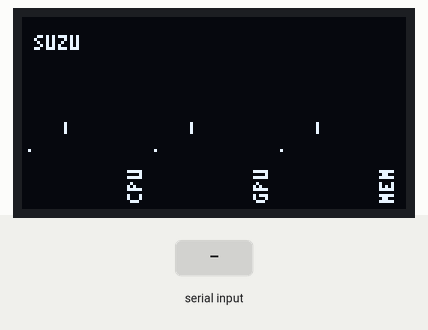
Bench run of a program on a simulated ESP8266 board running MicroPython. On the bench: 128×64 one-colour display. The test bench sets the inputs (shaded band). Files that are not in the repository are absent; what the program prints to the serial console is not drawn.

Above: at 1.3 s.
1.4 s: "*" typed at the serial console, then Enter
2.9 s: "I" typed at the serial console, then Enter
4.4 s: "K" typed at the serial console, then Enter
Timing chart, 0 to 7.4 s (numbered marks = the images above; inputs shaded):
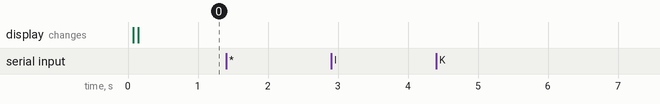

The program:

main.py
```python
# suzu — portrait numerals faceplate (esp8266-oled-v2, suzu/1).
# Portrait composition, 64 wide (u) x 128 tall (v); pixel(u,v)->oled(v,63-u).
# Right edge: the yellow name band. Left: CPU/GPU/MEM big numerals,
# 1-px pulse dividers lit by the audio.level lane. Frames (newline-term):
#   I -> OK,{descriptor}*hh | K -> OK | G,report,<cpu>,<mem>,<gpu> (255=dash)
#   A,audio.level,<v> | J,{"name":...} | S,<name> | X | R,... -> ring blink.
# `*hh` checksums verified; 10 s without frames -> the face rests (dim).
# Full contract: README.md. Keep this file SMALL — the ESP8266 compiles
# it into an 80 KB heap; the ancestor face fit at ~11 KB source.

import gc, sys, time, select
from machine import Timer, UART

W, H = 64, 128            # portrait: u 0..63 across, v 0..127 down
BAND_U = 48               # the yellow band starts here (16 px wide)
AREA_H = 42               # 3 areas x 42 + 2 dividers = 128
NUM_H = 34                # numeral zone inside an area
REST_MS = 10000           # frames since last_rx before the face idles
BOOT_IDLE_MS = 3000       # no host at boot -> fireflies instead of dashes
I2C_SCL, I2C_SDA = 12, 14 # the class's OLED wiring (D6/D5), 400 kHz

u = UART(0, 115200)
oled = None
tick = None
last_rx = None
boot_ms = None
idle = False
ff = ()                   # the fireflies: [u0, phase, speed, v] each
name = "suzu"
values = {"cpu": 255, "mem": 255, "gpu": 255}
pulse_target = 0
pulse_lit = 0

# ── numerals: digits_bebas.bin — raw glyph rows (2 B each, MSB =
# leftmost), one width byte per glyph, 11 glyphs in DIG_CHARS order.
# Read one glyph at a time at draw: the file costs ZERO import RAM,
# which the ESP8266's 80 KB heap cannot spare (a .py font module
# OOMs the display driver). Missing file -> the face degrades to
# dashes, not a crash. ──
DIG_CHARS = "0123456789-"
DIG_H = 24
DIG_STRIDE = 1 + DIG_H * 2
DIG_FILE = "/digits_bebas.bin"
NUM_H = DIG_H

# ── microglyphs: 3x5, upright (rows -> +v, cols -> +u). Packed as a
# 36-char key strip + 2 bytes (15 bits) per glyph — ~150 RAM bytes
# where a dict of tuples costs ~3 KB this board doesn't have. ──
GLYPH_KEYS = "ABCDEFGHIKLMNOPRSTUVWXYZ0123456789- "
GLYPH_BITS = b"+\xedk\xae9#kny\xa7y\xa49k[\xedt\x97[\xadI'_\xedkm+jk\xa4k\xad8\x8et\x92[o[j[\xfdZ\xadZ\x92r\xa7{o,\x97R\xa7r\xcf[\xc9\x7f\x8e?kr\x92{\xefk\xce\x01\xc0\x00\x00"

# the poc's sine table (x100) — the idle fireflies bob on it
SIN = (0, 38, 70, 92, 100, 92, 70, 38, 0, -38, -70, -92, -100, -92, -70, -38)

# portrait mapping: visual (u,v) -> native (x=v, y=63-u)

def px(u, v, on=1):
    oled.pixel(v, 63 - u, on)

def rect(u, v, w, h, on=1):
    """w runs along u, h along v."""
    oled.fill_rect(v, 63 - u - w + 1, h, w, on)

def r(msg, checksum=False):
    if checksum:
        x = 0
        for c in msg:
            x ^= ord(c)
        msg += "*%02x" % x
    u.write(msg + "\n")
    time.sleep_ms(2)

def descriptor():
    import ujson
    from machine import unique_id
    import ubinascii
    d = {}
    try:
        with open("/suzu.json") as f:
            d = ujson.loads(f.read())
    except (OSError, ValueError):
        pass
    d["proto"] = "suzu/1"
    d["version"] = "1.0.0"
    d["faceplate"] = "portrait-numerals"
    d["coverage"] = {
        "grounds": ["report"],
        "slots": {"report": ["cpu", "mem", "gpu"]},
        "extras": ["audio.level"],
    }
    try:
        d["hardware_id"] = "esp8266-" + ubinascii.hexlify(unique_id()).decode()
    except Exception:
        pass
    return ujson.dumps(d)

# ── composition ──

def glyph(u, v, ch, on=1):
    i = GLYPH_KEYS.find(ch)
    if i < 0:
        return
    bits = (GLYPH_BITS[i * 2] << 8) | GLYPH_BITS[i * 2 + 1]
    for row in range(5):
        for col in range(3):
            if bits & (1 << (14 - row * 3 - col)):
                px(u + col, v + row, on)

def band_glyph(u, v, ch, on=1):
    """A microglyph rotated 90° clockwise — the spine convention.
    The letter's 5-row height spans the band across (u 0..4), its
    3-column width runs down it (v 0..2); the top of each letter
    faces the band's outer edge."""
    i = GLYPH_KEYS.find(ch)
    if i < 0:
        return
    bits = (GLYPH_BITS[i * 2] << 8) | GLYPH_BITS[i * 2 + 1]
    for row in range(5):
        for col in range(3):
            if bits & (1 << (14 - row * 3 - col)):
                px(u + (4 - row), v + col, on)

def draw_band():
    """The yellow strip, kept dark: the name as glowing spine text,
    reading top -> bottom. Lit letters outread black cutouts at 1 px."""
    x = BAND_U + 5                    # rotated glyphs are 5 across
    for i, ch in enumerate(name.upper()[:30]):   # 4 + 29*4 <= 127
        band_glyph(x, 4 + i * 4, ch, 1)

def draw_divider(v):
    """1-px divider; the lit run hangs off the name band, growing left."""
    rect(0, v, BAND_U, 1, 0)
    if pulse_lit:
        rect(BAND_U - pulse_lit, v, pulse_lit, 1, 1)

def blit(u, v, w, rowbytes):
    """Draw one glyph's rows at (u,v); horizontal runs become fill_rects."""
    for rix in range(len(rowbytes) // 2):
        bits = (rowbytes[rix * 2] << 8) | rowbytes[rix * 2 + 1]
        col = 0
        while col < w:
            if bits & (1 << (w - 1 - col)):
                run = 1
                while col + run < w and bits & (1 << (w - 1 - col - run)):
                    run += 1
                rect(u + col, v + rix, run, 1, 1)
                col += run
            else:
                col += 1

def spr_for(ch):
    """-> (width, rowbytes) from the font bin; a dash if it's missing."""
    i = DIG_CHARS.find(ch)
    if i < 0:
        return None
    try:
        with open(DIG_FILE, "rb") as f:
            f.seek(i * DIG_STRIDE)
            g = f.read(DIG_STRIDE)
    except OSError:
        g = bytearray(DIG_STRIDE)      # honest "not measured" dash
        g[0] = 10
        g[1 + (DIG_H // 2) * 2] = 0x0F
        return (10, bytes(g))
    return (g[0], g[1:])

def draw_num(v0, text):
    """Big numerals centered in the 48-px column, below v0."""
    rect(0, v0, BAND_U, NUM_H + 2, 0)
    sprs = []
    for ch in text:
        s = spr_for(ch)
        if not s or s[0] == 0:
            continue
        sprs.append(s)
    gap = 2
    total = sum(s[0] for s in sprs) + gap * (len(sprs) - 1)
    if total > BAND_U:                # belt and braces: tighten, then clamp
        gap = 1
        total = sum(s[0] for s in sprs) + gap * (len(sprs) - 1)
    x = max(0, (BAND_U - total) // 2)
    y = v0 + 1
    for (w, rowbytes) in sprs:
        blit(x, y, w, rowbytes)
        x += w + gap

def draw_label(v0, text):
    for i, ch in enumerate(text.upper()):
        glyph(2 + i * 4, v0, ch)

def draw_area(area, label_text):
    v0 = area * AREA_H
    val = values[("cpu", "gpu", "mem")[area]]
    draw_num(v0 + 1, "-" if val == 255 else str(val))
    draw_label(v0 + AREA_H - 7, label_text)

def redraw():
    oled.fill(0)
    for i, label_text in enumerate(("CPU", "GPU", "MEM")):
        draw_area(i, label_text)
    draw_divider(AREA_H - 1)
    draw_divider(AREA_H * 2 - 1)
    draw_band()
    oled.show()

def set_pulse(v):
    global pulse_target, pulse_lit
    v = max(0, min(48, v))
    pulse_target = v
    if v >= pulse_lit:                # attack instant
        pulse_lit = v
        draw_divider(AREA_H - 1)
        draw_divider(AREA_H * 2 - 1)
        oled.show()

def decay():
    global pulse_lit, idle
    if pulse_lit > pulse_target:      # decay exponential toward the target
        pulse_lit = pulse_target + (pulse_lit - pulse_target) * 3 // 4
        draw_divider(AREA_H - 1)
        draw_divider(AREA_H * 2 - 1)
        oled.show()
    now = time.ticks_ms()
    quiet_for = (REST_MS if last_rx is not None
                 else BOOT_IDLE_MS + REST_MS)
    anchor = last_rx if last_rx is not None else boot_ms
    if time.ticks_diff(now, anchor) > quiet_for and not idle:
        idle_start()

def idle_start():
    """The poc's idle: three fireflies drift down the numeral column,
    bobbing on the same sine table, in the same 100 ms tick."""
    global idle, ff, boot_ms
    idle = True
    boot_ms = None
    ff = [list(p) for p in (
        (24, 0, 1, 6, -2),    # [u0, phase, speed, v]
        (34, 4, 2, 8, 40),
        (20, 10, 1, 5, 84),
    )]

def idle_step():
    rect(0, 0, BAND_U, H, 0)
    now = time.ticks_ms()
    for f in ff:
        f[3] += f[2]                       # drift down the column
        if f[3] > 129:
            f[3] = -1
        f[1] = (f[1] + f[2]) % 16          # bob on the sine table
        x = f[0] + SIN[f[1]] // 4
        px(max(1, min(46, x)), f[3], 1)
    oled.show()

def wake():
    global idle
    if idle:
        idle = False
        redraw()

def dump_shot():
    """A copy of the screen: the J escape's snapshot form. The frame
    buffer is written in slices — no copy bigger than the heap floor."""
    b = oled.buffer
    f = open("/shot.tmp", "wb")
    for i in range(0, len(b), 384):
        f.write(b[i : i + 384])
    f.close()

# ── frames ──

def cmd(line):
    global last_rx, name, values
    line = line.strip()
    wake()
    if not line:
        return
    if "*" in line:                   # `*hh` xor checksum, if present
        body, _, hexsum = line.rpartition("*")
        if len(hexsum) == 2:
            x = 0
            for c in body:
                x ^= ord(c)
            if "%02x" % x != hexsum:
                return                # bad checksum: drop; state self-heals
            line = body
    last_rx = time.ticks_ms()
    parts = line.split(",", 1)
    c = parts[0].upper()
    a = parts[1] if len(parts) > 1 else ""

    try:
        if c == "I":
            r("OK," + descriptor(), checksum=True)
        elif c == "K":
            r("OK")
        elif c == "G":
            p = a.split(",")
            if p[0].lower() != "report":
                r("OK")               # a ground this face doesn't declare
                return
            for i, key in enumerate(("cpu", "mem", "gpu")):
                if len(p) > i + 1 and p[i + 1]:
                    values[key] = int(p[i + 1])
            for i, label_text in enumerate(("CPU", "GPU", "MEM")):
                draw_area(i, label_text)
            oled.show()
            r("OK")
        elif c == "A":
            p = a.split(",")
            if len(p) >= 2 and p[0] == "audio.level":
                set_pulse(int(p[1]))
            r("OK")
        elif c == "J":
            import ujson
            ctx = ujson.loads(a)
            if isinstance(ctx, dict):
                if ctx.get("shot"):
                    dump_shot()           # a copy of the screen, to /shot.tmp
                if ctx.get("name") and ctx["name"] != name:
                    name = ctx["name"]
                    draw_band()
                    oled.show()
            r("OK")
        elif c == "S":                # compat alias: set the band
            if a and a != name:
                name = a
                draw_band()
                oled.show()
            r("OK")
        elif c == "X":
            r("OK")                   # nothing overlaid yet; ground is showing
        elif c == "R":
            p = a.split(",")
            set_pulse(48)             # a ring blinks the dividers, once
            pulse_target = 0
            ack = "OK," + p[4] if len(p) > 4 else "OK"   # echo the seq
            r(ack, checksum=True)
        else:
            r("ERR,unknown:%s" % c)
    except (ValueError, IndexError) as e:
        r("ERR,%s" % e)
    wake()

def tcb(t):
    if idle:
        idle_step()
    else:
        decay()

def init():
    global oled, tick
    gc.collect()
    # The frozen ssd1306 driver, driven directly — NOT the ancestor's
    # dashboard class. Importing that 11.5 KB .py means compiling it on
    # this 80 KB-heap board, and its parse tree alone exhausts the heap
    # (the silent session-killer; twice proven on the bench). The face
    # draws with the native framebuffer API and declares nothing else.
    from machine import SoftI2C, Pin
    import ssd1306
    i2c = SoftI2C(scl=Pin(I2C_SCL), sda=Pin(I2C_SDA), freq=400000)
    oled = ssd1306.SSD1306_I2C(128, 64, i2c)
    tick = Timer(-1)
    tick.init(period=100, mode=Timer.PERIODIC, callback=tcb)
    return True

def main():
    global boot_ms
    boot_ms = time.ticks_ms()
    r("suzu firefly oled v2 — portrait numerals, suzu/1")
    r("OK," + descriptor(), checksum=True)   # unsolicited hello
    if not init():
        r("ERR,display_init")
        return
    redraw()

    poll = select.poll()
    poll.register(sys.stdin, select.POLLIN)

    while True:
        try:
            events = poll.poll(50)
            if events:
                line = sys.stdin.readline()
                if line:
                    cmd(line)
            else:
                time.sleep_ms(10)
        except KeyboardInterrupt:
            break
        except Exception as e:
            r("ERR,%s" % e)

main()
```

boot.py
```python
# boot.py - Firefly OLED v2 boot script
# Runs before main.py
#
# Fireflies are USB-tethered by design: the host (suzu) sends all
# commands over serial. Disabling WiFi saves ~70mA and removes an unused
# attack surface.
import network
try:
    network.WLAN(network.STA_IF).active(False)
    network.WLAN(network.AP_IF).active(False)
except Exception:
    pass  # If WiFi subsystem isn't present, skip silently.

import gc
gc.collect()  # Free memory before importing main
```

Measured:
- after the input at 1.4 s, every drawn part: stays the same
- after the input at 2.9 s, every drawn part: stays the same
- after the input at 4.4 s, every drawn part: stays the same
